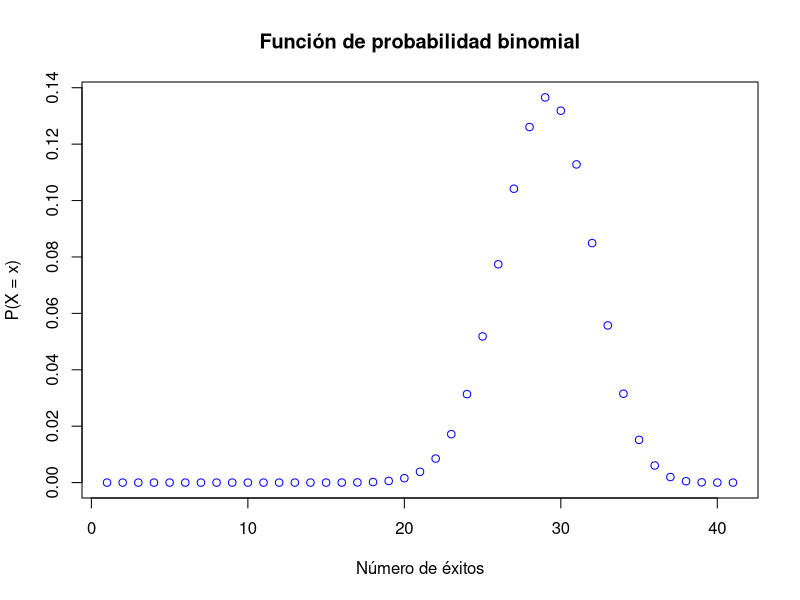
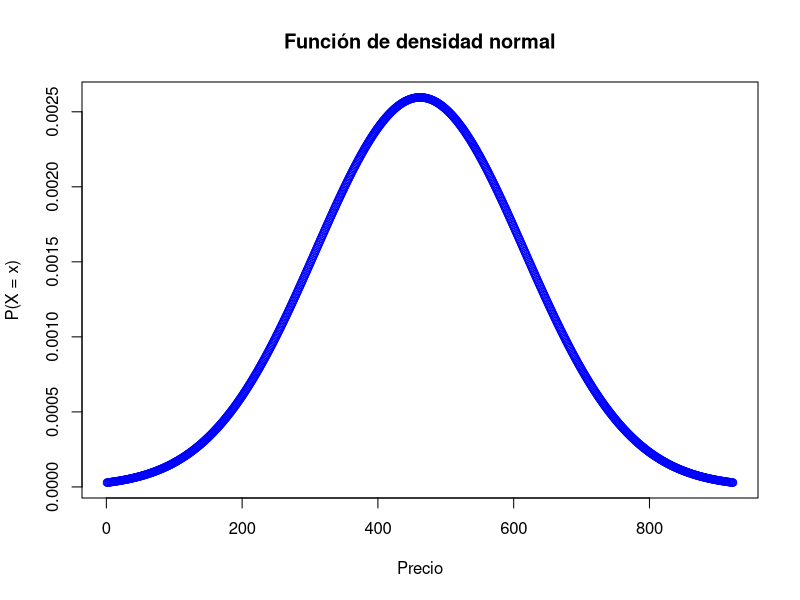

Write the R code that produced these figures, in order.
## ---- chunk 1
knitr::opts_chunk$set(echo = TRUE)
## ---- chunk 2
dbinom(20,size=40,prob=0.7)
## ---- chunk 3
dbinom(20,size=30,prob=0.7)
## ---- chunk 4
n=40
x<-seq(0,n,1)

plot(dbinom(x=x, size = n, prob = 0.7),main = "Función de probabilidad binomial",ylab = "P(X = x)", xlab = "Número de éxitos",col="blue")
## ---- chunk 5
n=40
md=1177
ds=972/sqrt(n)
xf=1200
xi=1000
a=dnorm(xf,md,ds)-dnorm(xi,md,ds)
print(a)
## ---- chunk 6
n=40
md=1177
ds=972/sqrt(n)
ran=md-4 # Como la 68% de los datos son entre +-\1sigma,95% para +-2, 99% para +-3\sigma, entonces utilizamos el rango
x<-seq(md-3*ds,md+3*ds,1)

plot(dnorm(x,md,ds),main = "Función de densidad normal",ylab = "P(X = x)", xlab = "Precio",col="blue")
